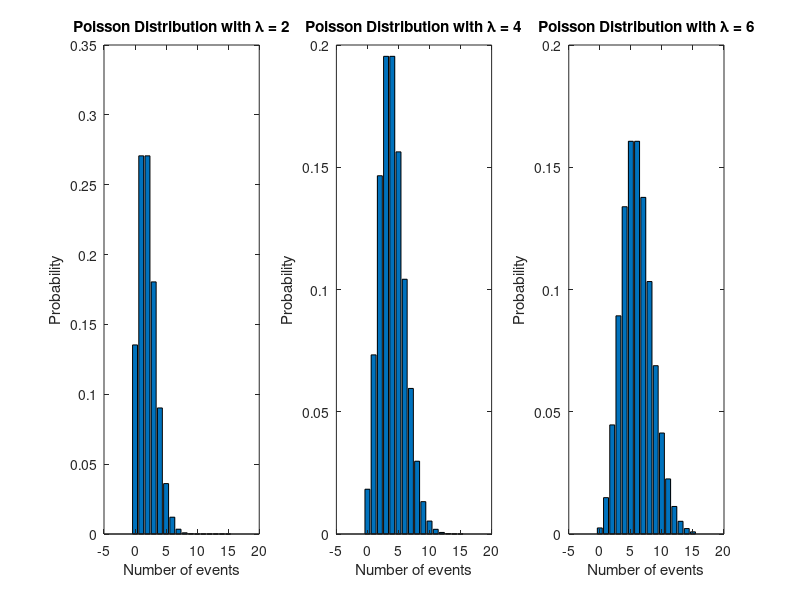

The MATLAB script that drew this image:
%Parameters
lambda=[2,4,6];

%Generate and Plot Poisson Distribution
figure;
for i=1:length(lambda);
    x=0:15;
    y=poisspdf(x,lambda(i));
    subplot(1,length(lambda),i);
    bar(x,y);
    
    title(['Poisson Distribution with \lambda = ', num2str(lambda(i))]);
    xlabel('Number of events');
    ylabel('Probability');
end